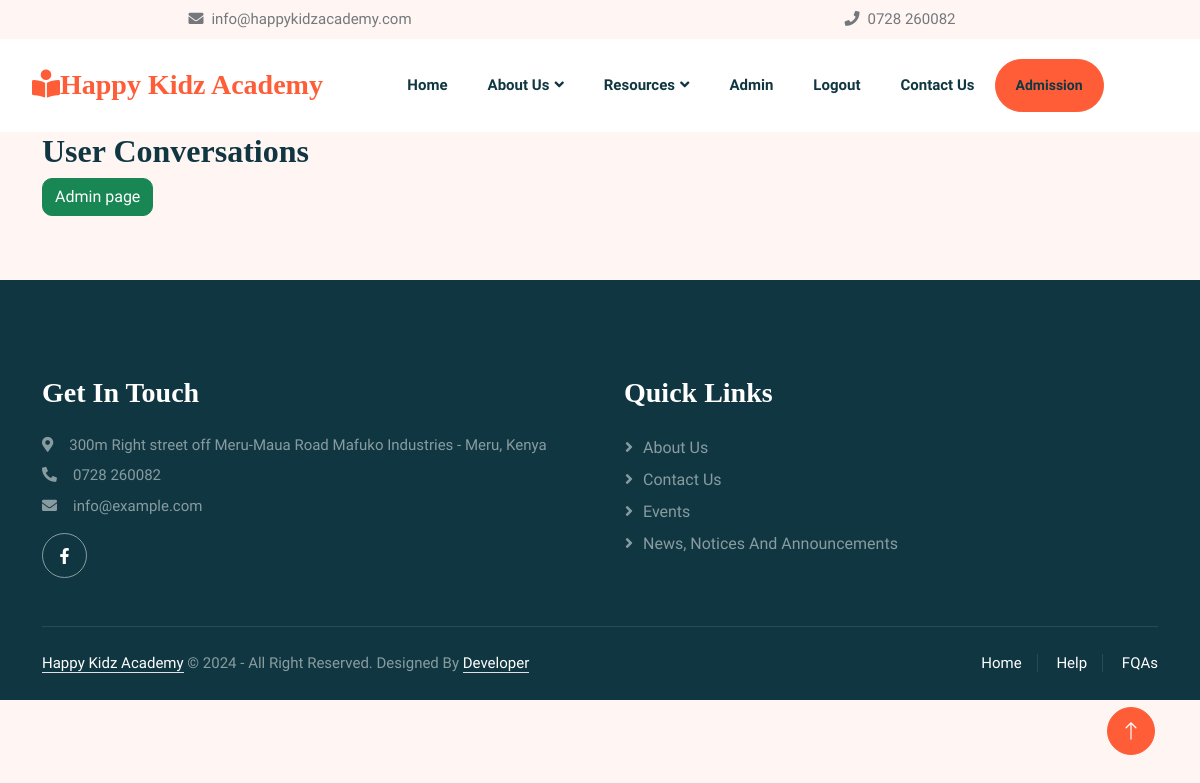
The app's page /portal/admin/conversations/ (signed in), older data.
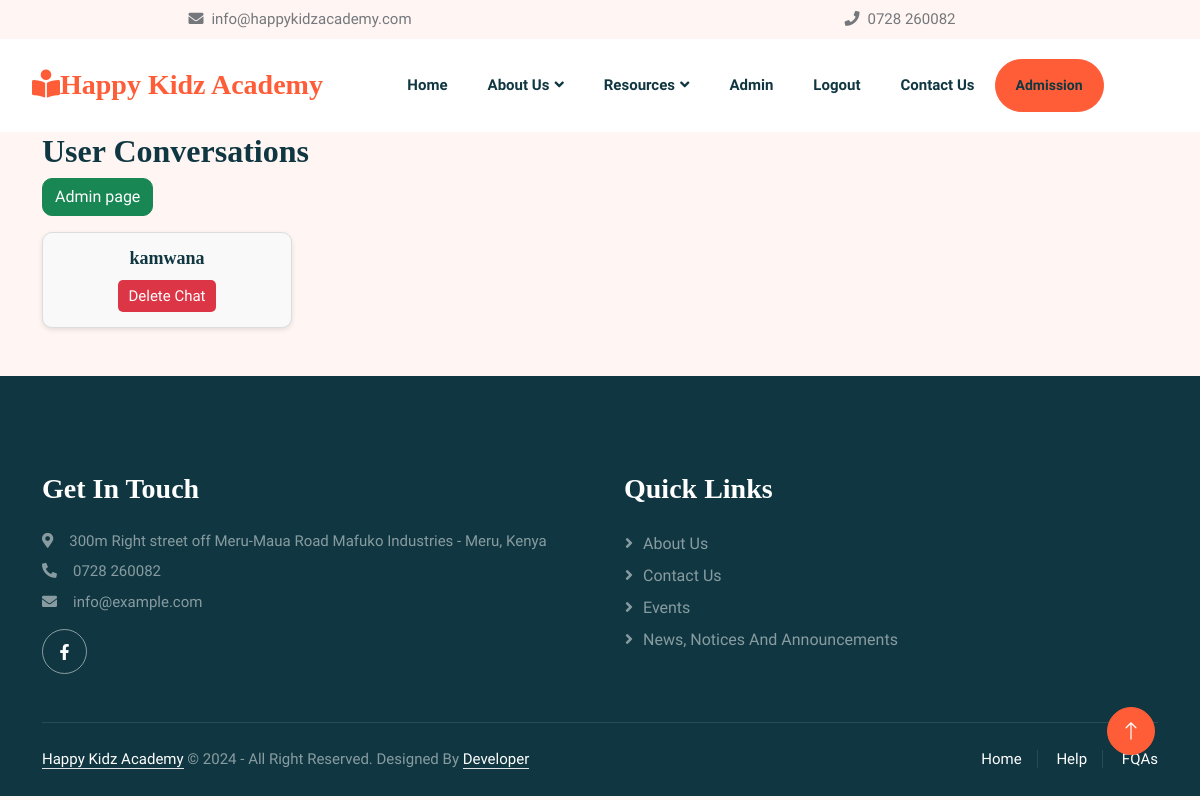
The same page, newer data.
### portal/models.py (models this page shows, shortened)
class CustomUser(AbstractUser):
    reg_number = models.CharField(max_length=20, unique=True, blank=True, null=True)
    groups = models.ManyToManyField(
        'auth.Group',
        related_name='customuser_set',  # Custom related_name to avoid clashes
        blank=True,
        help_text='The groups this user belongs to.',
        verbose_name='groups'
    )
    user_permissions = models.ManyToManyField(
        'auth.Permission',
        related_name='customuser_permissions_set',  # Custom related_name to avoid clashes
        blank=True,
        help_text='Specific permissions for this user.',
        verbose_name='user permissions'
    )

### portal/views.py (the view)
# urls.py: path('admin/conversations/', admin_conversations, name='admin_conversations'),
@login_required
def admin_conversations(request):
    if not request.user.is_superuser:
        return redirect('home')
    users = User.objects.filter(sent_messages__receiver=request.user).distinct()
    users_with_unread = {}
    for user in users:
        unread_count = Message.objects.filter(sender=user, receiver=request.user, read=False).count()
        users_with_unread[user.id] = unread_count
    if request.headers.get('x-requested-with') == 'XMLHttpRequest':
        return JsonResponse({
            'users': list(users.values()),
            'users_with_unread': users_with_unread
        })
    return render(request, 'portal/admin_conversations.html', {
        'users': users,
        'users_with_unread': users_with_unread,
    })

### portal/templates/portal/admin_conversations.html (shortened to what this page needs)
{% extends 'main/base.html' %}
{% load static %}
{% block content %}
<div class="container">
    <h2>User Conversations</h2>
    <a href="{% url 'admin' %}" class="btn btn-success mb-3">Admin page</a>
    <div class="conversations">
        {% for user in users %}
            <div class="user-card" id="user-{{ user.id }}">
                <a href="{% url 'admin_chat' user.id %}">
                    <div class="user-info">
                        <h3>{{ user.username }}</h3>
                    </div>
                </a>
                <button class="delete-btn" data-user-id="{{ user.id }}">Delete Chat</button>
            </div>
        {% endfor %}
    </div>
</div>
{% endblock %}

Row changes from the older to the newer data that the page shows:
now on this page (row edited): CustomUser: username "kamwana"
